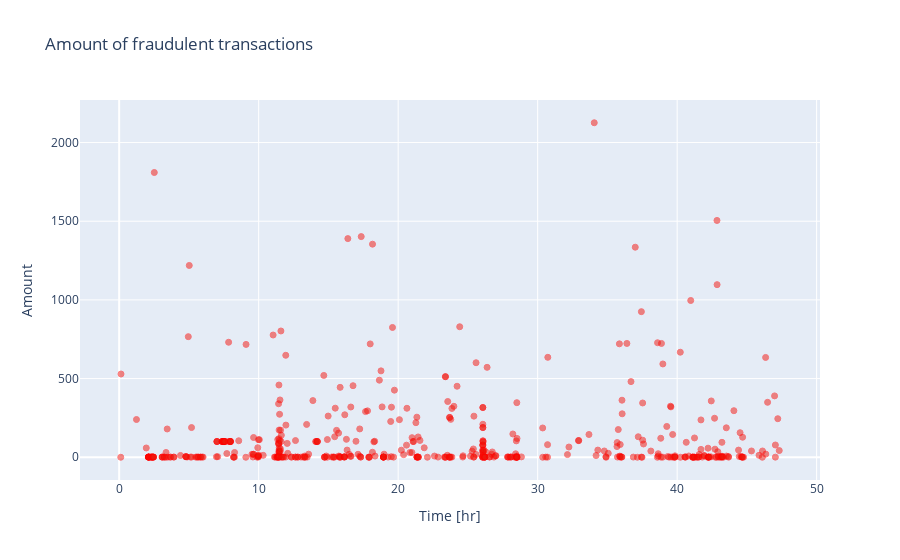

Source (notebook cell):
### Markdown cell above
The real transaction have a larger mean value, larger Q1, smaller Q3 and Q4 and larger outliers; fraudulent transactions have a smaller Q1 and mean, larger Q4 and smaller outliers.

Let's plot the fraudulent transactions (amount) against time. The time is shown is seconds from the start of the time period (totaly 48h, over 2 days).

### Code cell
fraud = data_df.loc[data_df['Class'] == 1]

trace = go.Scatter(
    x = fraud['Time'],y = fraud['Amount'],
    name="Amount",
     marker=dict(
                color='rgb(238,23,11)',
                line=dict(
                    color='red',
                    width=1),
                opacity=0.5,
            ),
    text= fraud['Amount'],
    mode = "markers"
)
data = [trace]
layout = dict(title = 'Amount of fraudulent transactions',
          xaxis = dict(title = 'Time [hr]', showticklabels=True), 
          yaxis = dict(title = 'Amount'),
          hovermode='closest'
         )
fig = dict(data=data, layout=layout)
iplot(fig, filename='fraud-amount')

### Figure 1 — Plotly figure (JSON) as saved in the notebook; plotly's stock layout.template omitted (floating-point values rounded to 4 significant figures; data arrays with more than 128 entries replaced by an {"elided": "..."} marker saying what was removed)
{"data": [{"marker": {"color": "rgb(238,23,11)", "line": {"color": "red", "width": 1}, "opacity": 0.5}, "mode": "markers", "name": "Amount", "text": {"elided": "492 float values"}, "type": "scatter", "x": {"elided": "492 float values"}, "y": {"elided": "492 float values"}}], "layout": {"hovermode": "closest", "title": {"text": "Amount of fraudulent transactions"}, "xaxis": {"showticklabels": true, "title": {"text": "Time [hr]"}}, "yaxis": {"title": {"text": "Amount"}}}}
